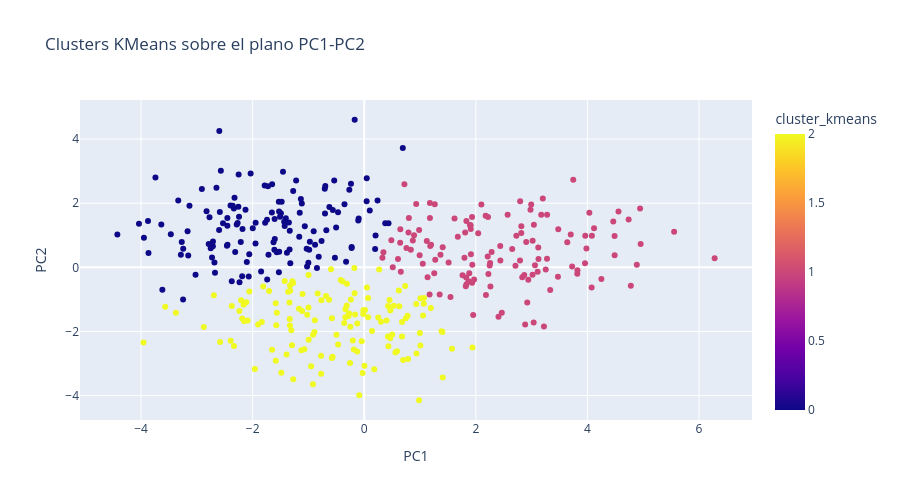

The code cell stored with this chart in its notebook:
### Code cell
#Representación de los clusters en el plano PC1-PC2
import plotly.express as px

fig = px.scatter(scores_pca, x='PC1', y='PC2', color='cluster_kmeans', height=500, title='Clusters KMeans sobre el plano PC1-PC2')

fig.show()

### Figure 1 — Plotly figure (JSON) as saved in the notebook; plotly's stock layout.template omitted (floating-point values rounded to 4 significant figures; data arrays with more than 128 entries replaced by an {"elided": "..."} marker saying what was removed)
{"data": [{"hovertemplate": "PC1=%{x}<br>PC2=%{y}<br>cluster_kmeans=%{marker.color}<extra></extra>", "legendgroup": "", "marker": {"color": {"elided": "400 int values"}, "coloraxis": "coloraxis", "symbol": "circle"}, "mode": "markers", "name": "", "orientation": "v", "showlegend": false, "type": "scatter", "x": {"elided": "400 float values"}, "xaxis": "x", "y": {"elided": "400 float values"}, "yaxis": "y"}], "layout": {"coloraxis": {"colorbar": {"title": {"text": "cluster_kmeans"}}, "colorscale": [[0, "#0d0887"], [0.1111, "#46039f"], [0.2222, "#7201a8"], [0.3333, "#9c179e"], [0.4444, "#bd3786"], [0.5556, "#d8576b"], [0.6667, "#ed7953"], [0.7778, "#fb9f3a"], [0.8889, "#fdca26"], [1, "#f0f921"]]}, "height": 500, "legend": {"tracegroupgap": 0}, "title": {"text": "Clusters KMeans sobre el plano PC1-PC2"}, "xaxis": {"anchor": "y", "domain": [0, 1], "title": {"text": "PC1"}}, "yaxis": {"anchor": "x", "domain": [0, 1], "title": {"text": "PC2"}}}}
